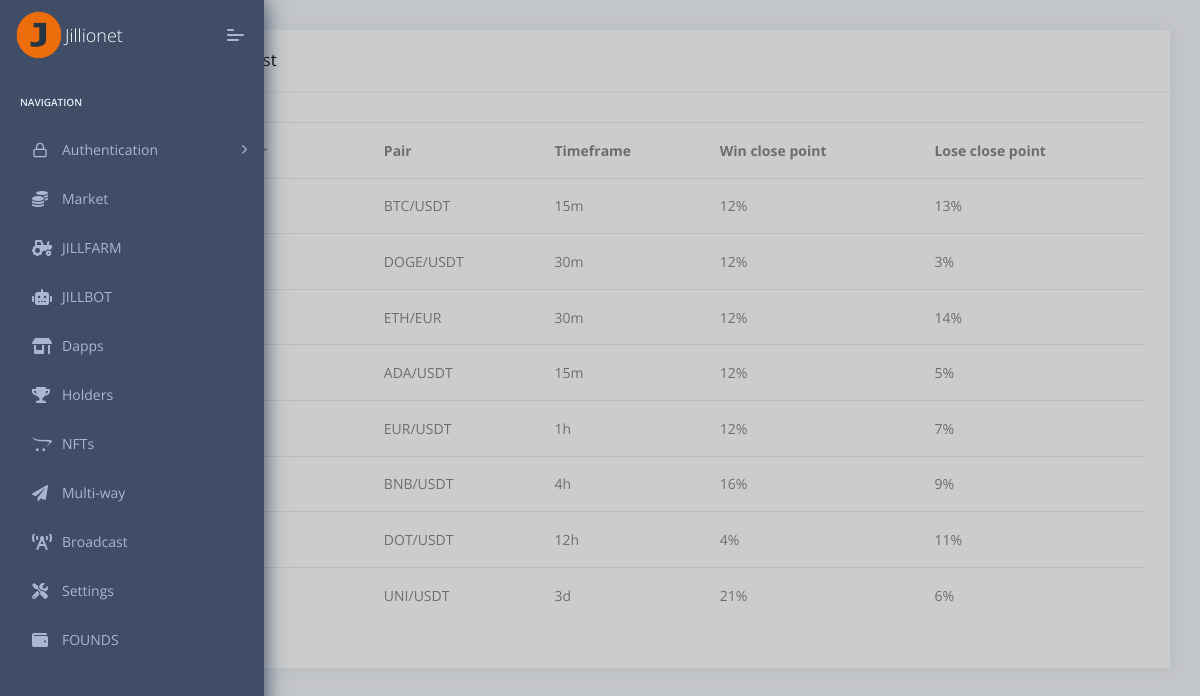
The page /iabot/ on the database its author committed.
### IaBotpredict/models.py (models this page shows, shortened)
class iabotcontract(models.Model):# Analize all market
    contract_number = models.CharField(max_length=200, unique=True)
    pair = models.ForeignKey('orderbook.TradingPair', on_delete=models.CASCADE)
    timeframe = models.CharField(max_length=200, choices=Order.TIMEFRAME_CHOICES)
    win_close_point = models.CharField(max_length=200)
    lose_close_point = models.CharField(max_length=200)

### orderbook/models.py (models this page shows, shortened)
class TradingPair(models.Model):
    pair = models.CharField(max_length=200, unique=True)
    slug = AutoSlugField(populate_from='pair', slugify_function=my_slugify_function, unique=True, null=True)
    def __str__(self):
        return f"{self.pair}"

### app/views.py (the view)
# urls.py: path('iabot/', iabotListView.as_view(), name='iabot'),
class iabotListView(ListView):
    model = iabotcontract
    template_name = 'iabotcontract.html'

### templates/iabotcontract.html (shortened to what this page needs)
{% extends "layouts/base.html" %}
{% load humanize crispy_forms_tags %}
{% block content %}
    <div class="pcoded-content">
        <div class="pcoded-inner-content">
            <div class="main-body">
                <div class="page-wrapper">
                    <div class="row">
                        <div class="col-xl-12">
                            <div class="card">
                                <div class="card-header">
                                    <h5>Contract IAbot list</h5>
                                </div>
                                <div class="card-block table-border-style">
                                    <div class="table-responsive">
                                        <table class="table table-hover">
                                            <thead>
                                            <tr>
                                                <th>Contract number</th>
                                                <th>Pair</th>
                                                <th>Timeframe</th>
                                                <th>Win close point</th>
                                                <th>Lose close point</th>
                                            </tr>
                                            </thead>
                                            <tbody>
                                            {% for contract in object_list %}
                                                <tr>
                                                    <td>{{ contract.contract_number }}</td>
                                                    <td>{{ contract.pair }}</td>
                                                    <td>{{ contract.timeframe }}</td>
                                                    <td>{{ contract.win_close_point }}</td>
                                                    <td>{{ contract.lose_close_point }}</td>
                                                </tr>
                                            {% endfor %}
                                            </tbody>
                                        </table>
                                    </div>
                                </div>
                            </div>
                        </div>
                    </div>
                </div>
            </div>
        </div>
    </div>
{% endblock content %}

### rows shown on the page
iabotcontract: pair "BTC/USDT", timeframe "15m", win_close_point "12%", lose_close_point "13%"
iabotcontract: pair "DOGE/USDT", timeframe "30m", win_close_point "12%", lose_close_point "3%"
iabotcontract: pair "ETH/EUR", timeframe "30m", win_close_point "12%", lose_close_point "14%"
iabotcontract: pair "ADA/USDT", timeframe "15m", win_close_point "12%", lose_close_point "5%"
iabotcontract: pair "EUR/USDT", timeframe "1h", win_close_point "12%", lose_close_point "7%"
iabotcontract: pair "BNB/USDT", timeframe "4h", win_close_point "16%", lose_close_point "9%"
iabotcontract: pair "DOT/USDT", timeframe "12h", win_close_point "4%", lose_close_point "11%"
iabotcontract: pair "UNI/USDT", timeframe "3d", win_close_point "21%", lose_close_point "6%"
